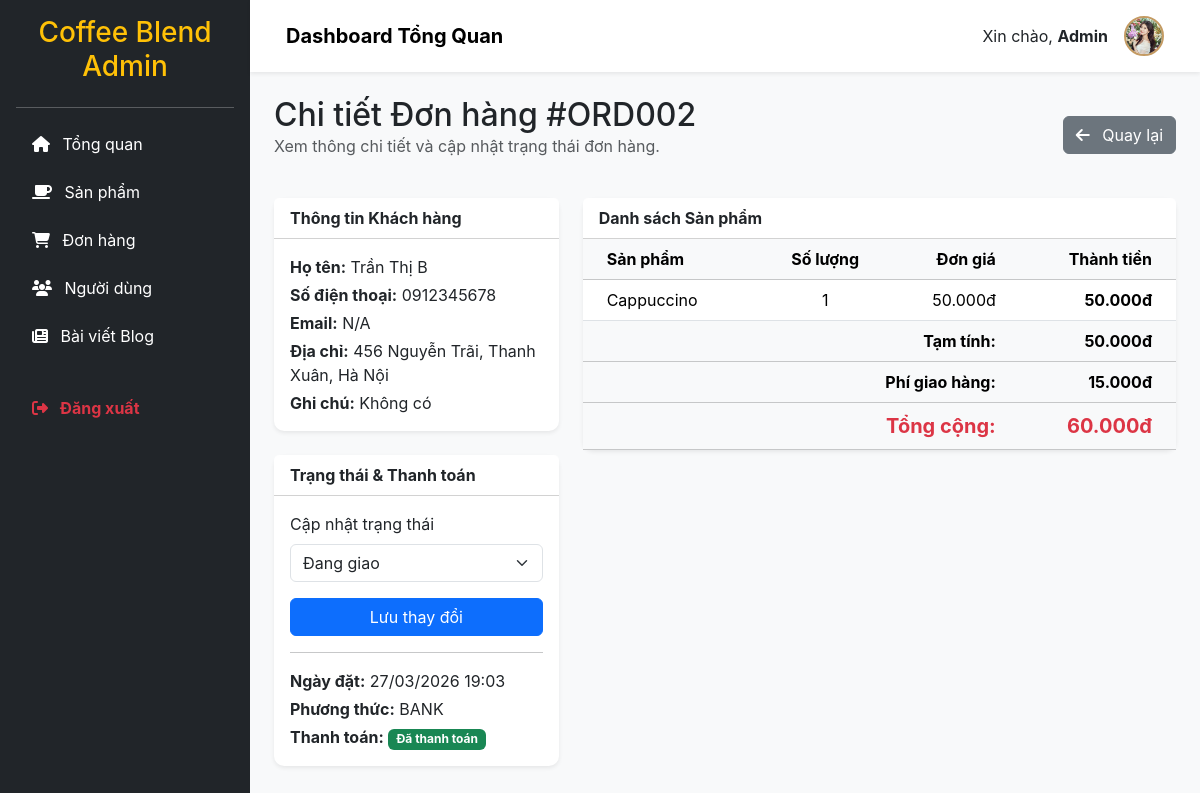
The app's page /admin/order-detail.php?id=2 (signed in) with its own data.
### tables this page shows
CREATE TABLE `orders` (
  `order_id` int(11) NOT NULL,
  `order_code` varchar(20) NOT NULL COMMENT 'Mã đơn hàng',
  `user_id` int(11) DEFAULT NULL,
  `customer_name` varchar(100) NOT NULL,
  `customer_email` varchar(100) DEFAULT NULL,
  `customer_phone` varchar(15) NOT NULL,
  `customer_address` text NOT NULL,
  `note` text DEFAULT NULL,
  `subtotal` decimal(10,2) NOT NULL COMMENT 'Tạm tính',
  `shipping_fee` decimal(10,2) DEFAULT 0.00,
  `discount` decimal(10,2) DEFAULT 0.00,
  `total` decimal(10,2) NOT NULL COMMENT 'Tổng thanh toán',
  `payment_method` varchar(50) DEFAULT 'cod' COMMENT 'cod, bank, momo, vnpay',
  `payment_status` enum('pending','paid','failed','refunded') DEFAULT 'pending',
  `order_status` enum('pending','confirmed','preparing','shipping','delivered','cancelled') DEFAULT 'pending',
  `order_date` datetime DEFAULT current_timestamp(),
  `delivery_date` datetime DEFAULT NULL,
  `completed_at` datetime DEFAULT NULL
);

CREATE TABLE `order_details` (
  `detail_id` int(11) NOT NULL,
  `order_id` int(11) NOT NULL,
  `product_id` int(11) NOT NULL,
  `product_name` varchar(200) NOT NULL,
  `product_image` varchar(255) DEFAULT NULL,
  `quantity` int(11) NOT NULL DEFAULT 1,
  `unit_price` decimal(10,2) NOT NULL,
  `subtotal` decimal(10,2) NOT NULL,
  `size` varchar(20) DEFAULT NULL COMMENT 'Small, Medium, Large'
);

### config/functions.php (called while the page is built, shortened)
<?php
function format_price($price) {
    return number_format($price, 0, ',', '.') . 'đ';
}
function sanitize($input) {
    return htmlspecialchars(trim($input), ENT_QUOTES, 'UTF-8');
}
?>

### admin/order-detail.php (the view, shortened to what this page needs)
<?php
include 'includes/header.php';
include 'includes/sidebar.php';
$order_id = isset($_GET['id']) ? intval($_GET['id']) : 0;
$stmt_order = $pdo->prepare("SELECT * FROM orders WHERE order_id = ?");
$stmt_order->execute([$order_id]);
$order = $stmt_order->fetch();
$stmt_details = $pdo->prepare("SELECT * FROM order_details WHERE order_id = ?");
$stmt_details->execute([$order_id]);
$details = $stmt_details->fetchAll();
?>
<div class="row mb-4">
    <div class="col-12 d-flex justify-content-between align-items-center">
        <div>
            <h2 class="mb-0">Chi tiết Đơn hàng #<?php echo sanitize($order['order_code']); ?></h2>
            <p class="text-muted">Xem thông chi tiết và cập nhật trạng thái đơn hàng.</p>
        </div>
        <a href="orders.php" class="btn btn-secondary"><i class="fas fa-arrow-left me-2"></i> Quay lại</a>
    </div>
</div>
<div class="row">
    <div class="col-md-4">
        <div class="card shadow-sm mb-4">
            <div class="card-header bg-white fw-bold">Thông tin Khách hàng</div>
            <div class="card-body">
                <p class="mb-1"><strong>Họ tên:</strong> <?php echo sanitize($order['customer_name']); ?></p>
                <p class="mb-1"><strong>Số điện thoại:</strong> <?php echo sanitize($order['customer_phone']); ?></p>
                <p class="mb-1"><strong>Email:</strong> <?php echo sanitize($order['customer_email'] ?: 'N/A'); ?></p>
                <p class="mb-1"><strong>Địa chỉ:</strong> <?php echo sanitize($order['customer_address']); ?></p>
                <p class="mb-0"><strong>Ghi chú:</strong> <?php echo sanitize($order['note'] ?: 'Không có'); ?></p>
            </div>
        </div>
        <div class="card shadow-sm mb-4">
            <div class="card-header bg-white fw-bold">Trạng thái & Thanh toán</div>
            <div class="card-body">
                <form action="" method="POST">
                    <div class="mb-3">
                        <label class="form-label">Cập nhật trạng thái</label>
                        <select name="order_status" class="form-select mb-3">
                            <option value="shipping" <?php echo ($order['order_status'] == 'shipping') ? 'selected' : ''; ?>>Đang giao</option>
                        </select>
                        <button type="submit" name="update_status" class="btn btn-primary w-100">Lưu thay đổi</button>
                    </div>
                </form>
                <hr>
                <p class="mb-1"><strong>Ngày đặt:</strong> <?php echo date('d/m/Y H:i', strtotime($order['order_date'])); ?></p>
                <p class="mb-1"><strong>Phương thức:</strong> <?php echo strtoupper($order['payment_method']); ?></p>
                <p class="mb-0"><strong>Thanh toán:</strong>
                    <span class="badge <?php echo ($order['payment_status'] == 'paid') ? 'bg-success' : 'bg-warning'; ?>">
                        <?php echo ($order['payment_status'] == 'paid') ? 'Đã thanh toán' : 'Chưa thanh toán'; ?>
                    </span>
                </p>
            </div>
        </div>
    </div>
    <div class="col-md-8">
        <div class="card shadow-sm">
            <div class="card-header bg-white fw-bold">Danh sách Sản phẩm</div>
            <div class="card-body p-0">
                <div class="table-responsive">
                    <table class="table table-hover align-middle mb-0">
                        <thead class="table-light">
                            <tr>
                                <th class="ps-4">Sản phẩm</th>
                                <th class="text-center">Số lượng</th>
                                <th class="text-end">Đơn giá</th>
                                <th class="text-end pe-4">Thành tiền</th>
                            </tr>
                        </thead>
                        <tbody>
                            <?php foreach ($details as $item): ?>
                            <tr>
                                <td class="ps-4"><?php echo sanitize($item['product_name']); ?></td>
                                <td class="text-center"><?php echo $item['quantity']; ?></td>
                                <td class="text-end"><?php echo format_price($item['unit_price']); ?></td>
                                <td class="text-end pe-4 fw-bold"><?php echo format_price($item['subtotal']); ?></td>
                            </tr>
                            <?php endforeach; ?>
                        </tbody>
                        <tfoot class="table-light">
                            <tr>
                                <td colspan="3" class="text-end fw-bold">Tạm tính:</td>
                                <td class="text-end pe-4 fw-bold"><?php echo format_price($order['subtotal']); ?></td>
                            </tr>
                            <tr>
                                <td colspan="3" class="text-end fw-bold">Phí giao hàng:</td>
                                <td class="text-end pe-4 fw-bold"><?php echo format_price($order['shipping_fee']); ?></td>
                            </tr>
                            <tr>
                                <td colspan="3" class="text-end fw-bold fs-5 text-danger">Tổng cộng:</td>
                                <td class="text-end pe-4 fw-bold fs-5 text-danger"><?php echo format_price($order['total']); ?></td>
                            </tr>
                        </tfoot>
                    </table>
                </div>
            </div>
        </div>
    </div>
</div>
<?php include 'includes/footer.php'; ?>

### admin/css/admin.css (style rules this page uses)
body { font-family: 'Inter', 'Segoe UI', Roboto, sans-serif; background-color: #f8f9fa; }
.card { border: none; border-radius: 10px; box-shadow: 0 4px 6px rgba(0,0,0,0.05); transition: transform 0.3s; }

### records on screen
orders: order_code "ORD002", customer_name "Trần Thị B", customer_phone "0912345678", customer_email "N/A", customer_address "456 Nguyễn Trãi, Thanh Xuân, Hà Nội", note "Không có", order_status "Đang giao", order_date "27/03/2026 19:03", payment_method "BANK", subtotal "50.000đ", shipping_fee "15.000đ", total "60.000đ"
order_details: product_name "Cappuccino", quantity "1", unit_price "50.000đ", subtotal "50.000đ"
